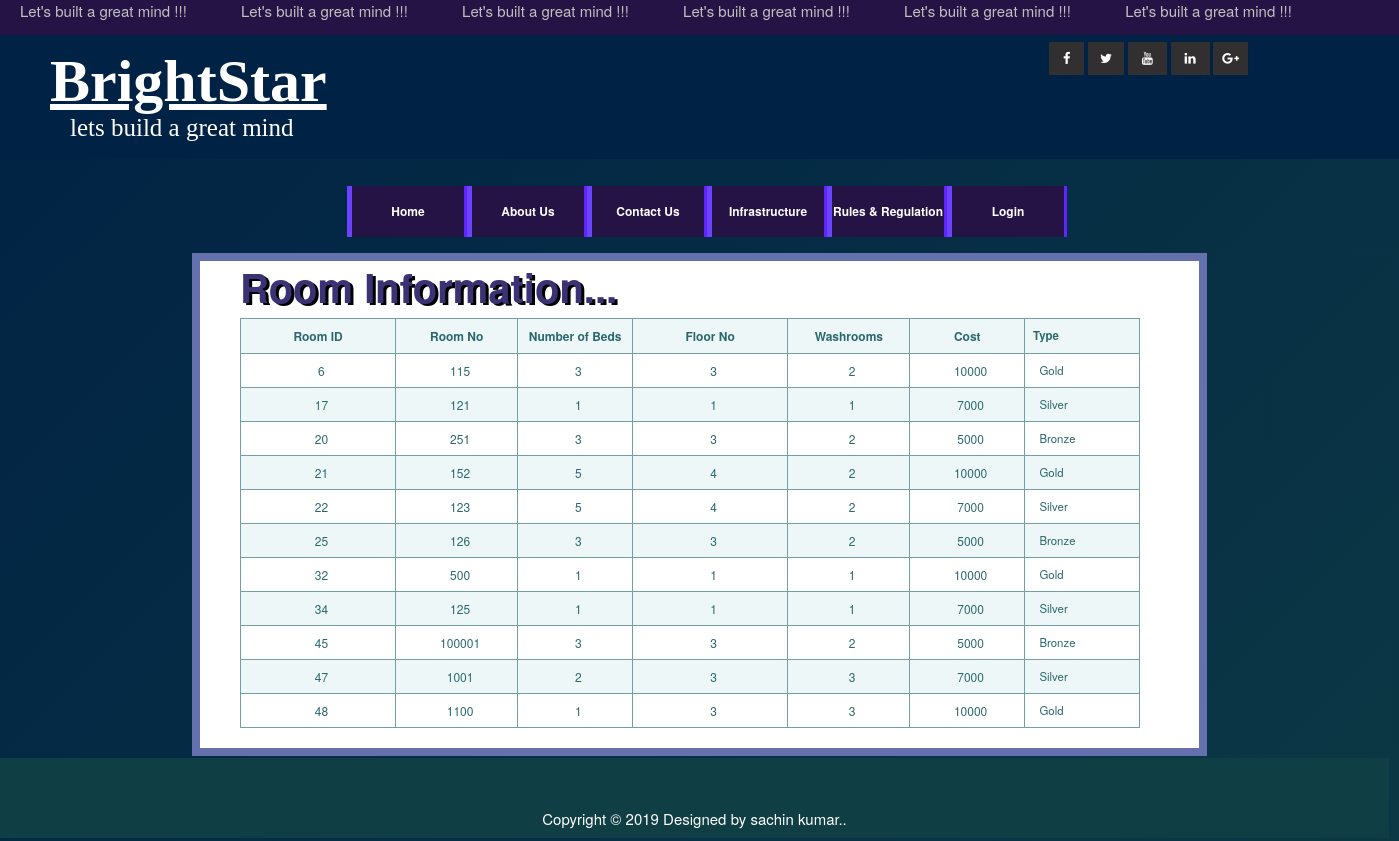
Page /visitorviewfeetype.php on the committed database.
### tables this page shows
CREATE TABLE `room` (
  `room_id` int(10) NOT NULL,
  `room_no` int(10) NOT NULL,
  `no_of_beds` int(5) NOT NULL,
  `floor_no` int(11) NOT NULL,
  `washroom` int(11) NOT NULL,
  `description` text NOT NULL,
  `rtid` int(11) DEFAULT NULL
);

CREATE TABLE `room_type` (
  `rtid` int(11) NOT NULL,
  `room_type` varchar(30) NOT NULL,
  `room_price` int(11) NOT NULL
);

### visitorviewfeetype.php (the view, shortened to what this page needs)
<?php
include("header.php");
?>
    <div id="studiv">
        <div class="col_w900 col_w900_last">
            <h2 class="h2dash"><b>Room Information...</b></h2>
                  <p>
 <table class="tftable" border="0">
<tr>
<td width="132"><strong>Room ID</strong></td>
<td width="100"><strong>Room No</strong></td>
<td width="93"><strong>Number of Beds</strong></td>
<td width="132"><strong>Floor No</strong></td>
<td width="100"><strong>Washrooms</strong></td>
<td width="93"><strong>Cost</strong></td>
<td width="93"><strong>Type</strong></td>
</tr>
<?php
$result = mysql_query("select * from room,room_type where room.rtid=room_type.rtid");
while($rs = mysql_fetch_array($result))
{
	echo "<tr>
	<td> &nbsp; $rs[room_id]</td>
	<td> &nbsp; $rs[room_no]</td>
	<td> &nbsp; $rs[no_of_beds]</td>
    <td> &nbsp; $rs[floor_no]</td>
    <td> &nbsp; $rs[washroom]</td>
    <td> &nbsp; $rs[room_price]</td>
    <td> &nbsp; $rs[room_type]</td>
	</tr>";
}
?>
</table></p>
                </div>
</div>
<?php
include("footer.php");
?>

### templatemo_style.css (style rules this page uses)
body { margin: 0px; padding: 0px; color: #333; font-family: Tahoma, Geneva, sans-serif; font-size: 13px; line-height: 1.7em; background-color: #bbb; background-repeat: repeat-x; background-position: top; }
.tftable { font-size:12px;color:#333333;width:100%;border-width: 1px;border-color: #729ea5;border-collapse: collapse; }
.tftable tr { background-color:#d4e3e5; }
.tftable td { font-size:12px;border-width: 1px;padding: 8px;border-style: solid;border-color: #729ea5; }
p { margin: 0 0 10px 0; padding: 0; }
h1, h2, h3, h4, h5, h6 { color: #000; font-weight: normal; }
h2 { font-size: 25px; margin: 0 0 15px 0; padding: 5px 0; }
.col_w900 { width: 900px; padding: 0 30px; margin-bottom: 50px; }
.col_w900_last { padding: 0 30px; margin: 0; background: none; }

### newstyle.css (style rules this page uses)
.back { width: 100wh; height: 90vh; color: #fff; background: linear-gradient(-45deg, #47b5b5, #2f7d85, #0f3f45, #002244); background-size: 400% 400%; -webkit-animation: back 15s ease infinite; -moz-animation: back 15s ease infinite; animation: back 15s ease infinite; }
table { width: 100%; }
table td, table th { color: #2b686e; padding: 10px; }
table td { text-align: center; vertical-align: middle; }
table td:last-child { font-size: 0.95em; line-height: 1.4; text-align: left; }
table tr:nth-child(2n) { background-color: white; }
table tr:nth-child(2n+1) { background-color: #edf7f8; }
#studiv { margin: auto; width: 70%; font-family: "Helvetica Neue", Helvetica, Arial, sans-serif; font-size: 15px; background-color: #FFFFFF; border: 8px solid #6571ad; padding: 10px; -webkit-animation: divabttext 0.9s both; animation: divabttext 0.9s both; }
.h2dash { color: #3B3175; text-shadow: 3px 2px black; font-size: 40px; -webkit-animation: h2dash 0.5s cubic-bezier(0.250, 0.460, 0.450, 0.940) both; animation: h2dash 0.5s cubic-bezier(0.250, 0.460, 0.450, 0.940) both; }

### rows in the picture
room: room_id "6", room_no "115", no_of_beds "3", floor_no "3", washroom "2", rtid.room_price "10000", rtid.room_type "Gold"
room: room_id "17", room_no "121", no_of_beds "1", floor_no "1", washroom "1", rtid.room_price "7000", rtid.room_type "Silver"
room: room_id "20", room_no "251", no_of_beds "3", floor_no "3", washroom "2", rtid.room_price "5000", rtid.room_type "Bronze"
room: room_id "21", room_no "152", no_of_beds "5", floor_no "4", washroom "2", rtid.room_price "10000", rtid.room_type "Gold"
room: room_id "22", room_no "123", no_of_beds "5", floor_no "4", washroom "2", rtid.room_price "7000", rtid.room_type "Silver"
room: room_id "25", room_no "126", no_of_beds "3", floor_no "3", washroom "2", rtid.room_price "5000", rtid.room_type "Bronze"
room: room_id "32", room_no "500", no_of_beds "1", floor_no "1", washroom "1", rtid.room_price "10000", rtid.room_type "Gold"
room: room_id "34", room_no "125", no_of_beds "1", floor_no "1", washroom "1", rtid.room_price "7000", rtid.room_type "Silver"
room: room_id "45", room_no "100001", no_of_beds "3", floor_no "3", washroom "2", rtid.room_price "5000", rtid.room_type "Bronze"
room: room_id "47", room_no "1001", no_of_beds "2", floor_no "3", washroom "3", rtid.room_price "7000", rtid.room_type "Silver"
room: room_id "48", room_no "1100", no_of_beds "1", floor_no "3", washroom "3", rtid.room_price "10000", rtid.room_type "Gold"
